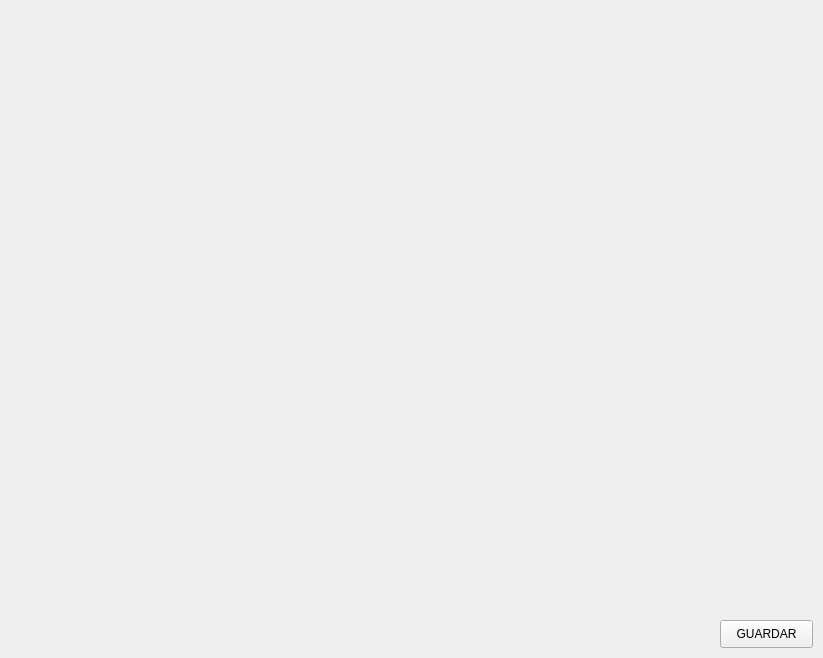
<?xml version="1.0" encoding="UTF-8"?>
<ui version="4.0">
 <class>Form</class>
 <widget class="QWidget" name="Form">
  <property name="geometry">
   <rect>
    <x>0</x>
    <y>0</y>
    <width>823</width>
    <height>658</height>
   </rect>
  </property>
  <property name="windowTitle">
   <string>Form</string>
  </property>
  <widget class="QLabel" name="imagen">
   <property name="geometry">
    <rect>
     <x>0</x>
     <y>0</y>
     <width>821</width>
     <height>611</height>
    </rect>
   </property>
   <property name="text">
    <string/>
   </property>
  </widget>
  <widget class="QPushButton" name="guardar">
   <property name="geometry">
    <rect>
     <x>720</x>
     <y>620</y>
     <width>93</width>
     <height>28</height>
    </rect>
   </property>
   <property name="text">
    <string>GUARDAR</string>
   </property>
  </widget>
 </widget>
 <resources/>
 <connections/>
</ui>
